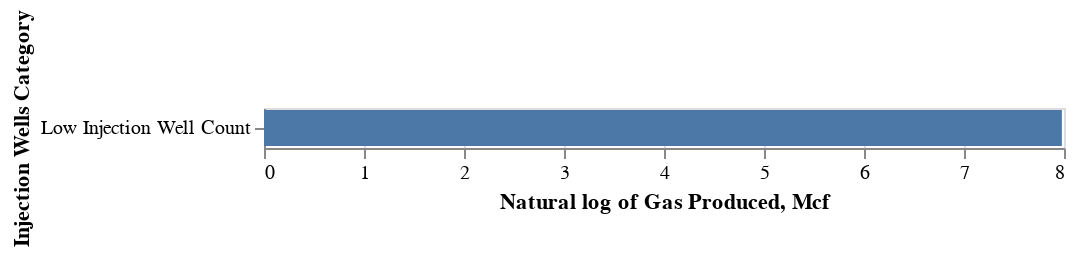

Notebook cell for this chart:
### Code cell
Chart(IW_df1).mark_bar().encode(x='Natural log of Gas Produced, Mcf', y='Injection Wells Category')

### Figure 1 — Vega-Lite specification as saved in the notebook (floating-point values rounded to 4 significant figures)
{"config": {"view": {"continuousWidth": 400, "continuousHeight": 300}}, "data": {"name": "data-2f98b2c1049f6a863084846cde54f9b2"}, "mark": "bar", "encoding": {"x": {"type": "quantitative", "field": "Natural log of Gas Produced, Mcf"}, "y": {"type": "nominal", "field": "Injection Wells Category"}}, "$schema": "https://vega.github.io/schema/vega-lite/v4.8.1.json", "datasets": {"data-2f98b2c1049f6a863084846cde54f9b2": [{"Injection Wells Category": "High Injection Well Count", "Natural log of Gas Produced, Mcf": null, "Natural log of Oil Produced, bbl": 11.1}, {"Injection Wells Category": "Low Injection Well Count", "Natural log of Gas Produced, Mcf": 7.979, "Natural log of Oil Produced, bbl": 9.676}, {"Injection Wells Category": "Moderate Injection Well Count", "Natural log of Gas Produced, Mcf": null, "Natural log of Oil Produced, bbl": 9.519}]}}
